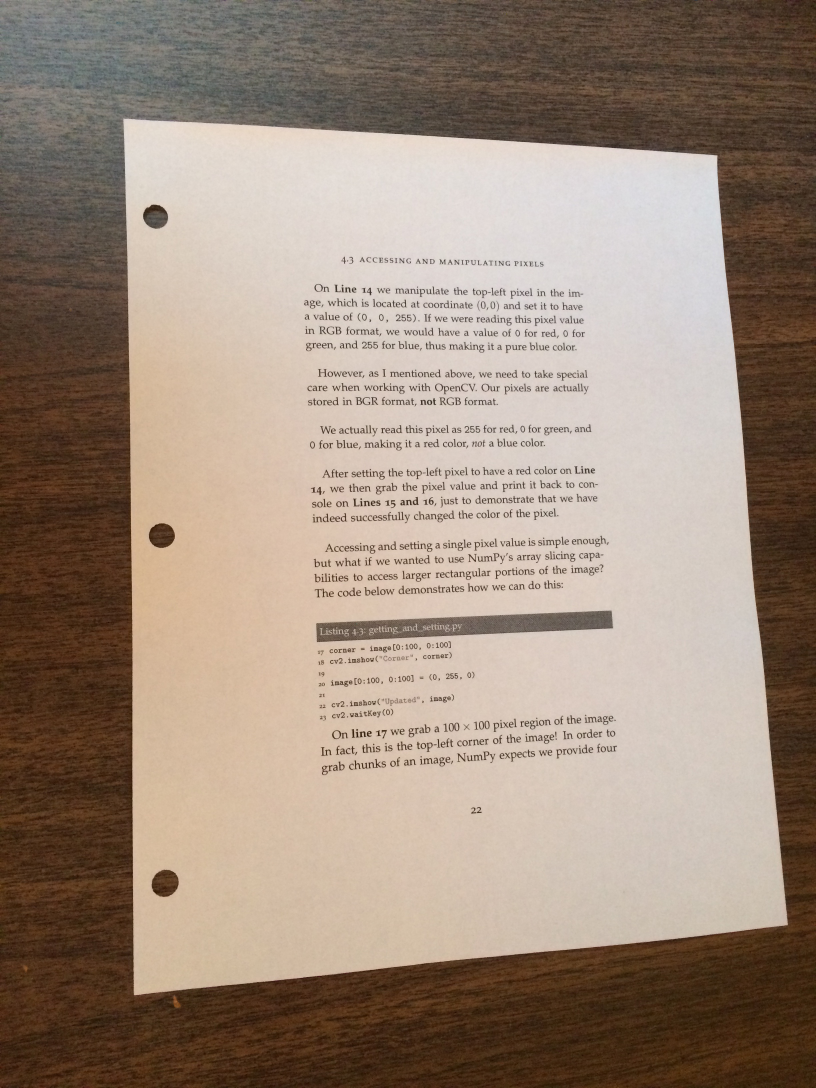
#> input picture item_12/Resources/page.jpg, 2448 x 3264 px, given in place of the camera (shown at 1/3 size)
$ python caught_color.py
#> lines starting #> are read from the running program, lines starting #| are printed output that depends on the picture
import cv2
import numpy as np


def empty(a):
    pass


def stackImages(scale, imgArray):
    rows = len(imgArray)
    cols = len(imgArray[0])
    rowsAvailable = isinstance(imgArray[0], list)
    width = imgArray[0][0].shape[1]
    height = imgArray[0][0].shape[0]
    if rowsAvailable:
        for x in range ( 0, rows):
            for y in range(0, cols):
                if imgArray[x][y].shape[:2] == imgArray[0][0].shape[:2]:
                    imgArray[x][y] = cv2.resize(imgArray[x][y], (0, 0), None, scale, scale)
                else:
                    imgArray[x][y] = cv2.resize(imgArray[x][y], (imgArray[0][0].shape[1], imgArray[0][0].shape[0]), None, scale, scale)
                if len(imgArray[x][y].shape) == 2:
                    imgArray[x][y] = cv2.cvtColor(imgArray[x][y], cv2.COLOR_GRAY2BGR)
        imageBlank = np.zeros((height, width, 3), np.uint8)
        hor = [imageBlank]*rows
        hor_con = [imageBlank]*rows
        for x in range(0, rows):
            hor[x] = np.hstack(imgArray[x])
        ver = np.vstack(hor)
    else:
        for x in range(0, rows):
            if imgArray[x].shape[:2] == imgArray[0].shape[:2]:
                imgArray[x] = cv2.resize(imgArray[x], (0, 0), None, scale, scale)
            else:
                imgArray[x] = cv2.resize(imgArray[x], (imgArray[0].shape[1], imgArray[0].shape[0]), None,scale, scale)
            if len(imgArray[x].shape) == 2:
                imgArray[x] = cv2.cvtColor(imgArray[x], cv2.COLOR_GRAY2BGR)
        hor = np.hstack(imgArray)
        ver = hor
    return ver


cv2.namedWindow("TrackBars")
cv2.resizeWindow('TrackBars', 700, 300)
cv2.createTrackbar('Hue Min', 'TrackBars', 0, 179, empty)
cv2.createTrackbar('Sat Min', 'TrackBars', 0, 255, empty)
cv2.createTrackbar('Val Min', 'TrackBars', 0, 255, empty)
cv2.createTrackbar('Hue Max', 'TrackBars', 179, 179, empty)
cv2.createTrackbar('Sat Max', 'TrackBars', 255, 255, empty)
cv2.createTrackbar('Val Max', 'TrackBars', 255, 255, empty)

cap = cv2.VideoCapture(0)
frame_width = 640
frame_height = 480
cap.set(3, frame_width)
cap.set(4, frame_height)
cap.set(10, 150)
while True:
    success, img = cap.read()
#> img is the input picture: shape (3264, 2448, 3); mean B, G, R 123.7, 138.6, 156.7
    # print(img.shape)
    img = img[:360, 160:]
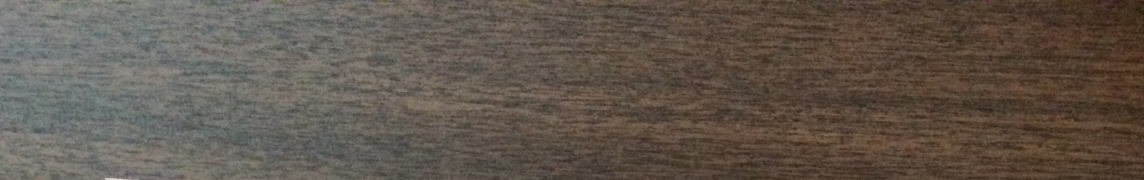
#> img: shape (360, 2288, 3) (shown at 1/2 size); mean B, G, R 77.1, 87, 97.3
    img_hsv = cv2.cvtColor(img, cv2.COLOR_BGR2HSV)
#> img_hsv: shape (360, 2288, 3); mean H, S, V 23.5, 61.1, 98

    h_min = cv2.getTrackbarPos("Hue Min", "TrackBars")
    h_max = cv2.getTrackbarPos("Hue Max", "TrackBars")
    s_min = cv2.getTrackbarPos("Sat Min", "TrackBars")
    s_max = cv2.getTrackbarPos("Sat Max", "TrackBars")
    v_min = cv2.getTrackbarPos("Val Min", "TrackBars")
    v_max = cv2.getTrackbarPos("Val Max", "TrackBars")

    lower = np.array([h_min, s_min, v_min])
    upper = np.array([h_max, s_max, v_max])

    img_mask = cv2.inRange(img_hsv, lower, upper)
#> img_mask: shape (360, 2288); every value is 255
    img_result = cv2.bitwise_and(img, img, mask=img_mask)

    img_stack = stackImages(1, ([img, img_mask, img_result]))
#> in stackImages, `rows = len(imgArray)`: rows = 3
#> in stackImages, `cols = len(imgArray[0])`: cols = 360
#> in stackImages, `rowsAvailable = isinstance(imgArray[0], list)`: rowsAvailable = False
#> after the loop in stackImages, `for x in range(0, rows):`: imgArray = 3 items
#> in stackImages, `hor = np.hstack(imgArray)`:
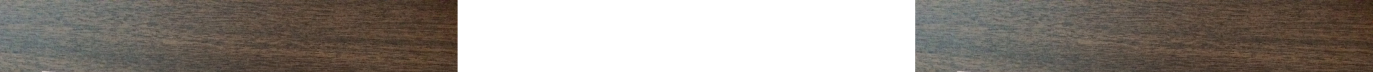
#> hor: shape (360, 6864, 3) (shown at 1/5 size); mean of channels 0, 1, 2 136.4, 143, 149.8; drawn as B, G, R

    cv2.imshow('Video', img_stack)
    if cv2.waitKey(1) & 0xff == ord('q'):
#> (key q is pressed here)
        break
